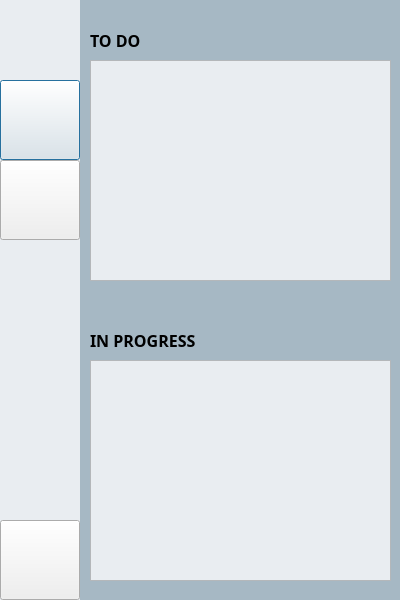
<?xml version="1.0" encoding="UTF-8"?>
<ui version="4.0">
 <class>Dialog</class>
 <widget class="QDialog" name="Dialog">
  <property name="geometry">
   <rect>
    <x>0</x>
    <y>0</y>
    <width>400</width>
    <height>600</height>
   </rect>
  </property>
  <property name="windowTitle">
   <string>Dialog</string>
  </property>
  <widget class="QLabel" name="label">
   <property name="geometry">
    <rect>
     <x>0</x>
     <y>0</y>
     <width>400</width>
     <height>600</height>
    </rect>
   </property>
   <property name="styleSheet">
    <string notr="true">background-color: rgb(166, 184, 196)</string>
   </property>
   <property name="text">
    <string/>
   </property>
  </widget>
  <widget class="QLabel" name="label_2">
   <property name="geometry">
    <rect>
     <x>0</x>
     <y>0</y>
     <width>80</width>
     <height>600</height>
    </rect>
   </property>
   <property name="styleSheet">
    <string notr="true">background-color: rgb(233, 237, 241);</string>
   </property>
   <property name="text">
    <string/>
   </property>
  </widget>
  <widget class="QLabel" name="imageLabel">
   <property name="geometry">
    <rect>
     <x>0</x>
     <y>0</y>
     <width>80</width>
     <height>80</height>
    </rect>
   </property>
   <property name="text">
    <string/>
   </property>
  </widget>
  <widget class="QPushButton" name="additemButton">
   <property name="geometry">
    <rect>
     <x>0</x>
     <y>80</y>
     <width>80</width>
     <height>80</height>
    </rect>
   </property>
   <property name="styleSheet">
    <string notr="true">border-image: url(:/newPrefix/plusicon.png);
</string>
   </property>
   <property name="text">
    <string/>
   </property>
  </widget>
  <widget class="QPushButton" name="deleteitemButton">
   <property name="geometry">
    <rect>
     <x>0</x>
     <y>160</y>
     <width>80</width>
     <height>80</height>
    </rect>
   </property>
   <property name="styleSheet">
    <string notr="true">border-image: url(:/newPrefix/minusicon.png);</string>
   </property>
   <property name="text">
    <string/>
   </property>
  </widget>
  <widget class="QPushButton" name="turnoffButton">
   <property name="geometry">
    <rect>
     <x>0</x>
     <y>520</y>
     <width>80</width>
     <height>80</height>
    </rect>
   </property>
   <property name="styleSheet">
    <string notr="true">border-image: url(:/newPrefix/power.png);
</string>
   </property>
   <property name="text">
    <string/>
   </property>
  </widget>
  <widget class="QLabel" name="label_3">
   <property name="geometry">
    <rect>
     <x>90</x>
     <y>10</y>
     <width>121</width>
     <height>61</height>
    </rect>
   </property>
   <property name="font">
    <font>
     <family>나눔고딕 ExtraBold</family>
     <pointsize>12</pointsize>
     <weight>75</weight>
     <bold>true</bold>
    </font>
   </property>
   <property name="text">
    <string>TO DO</string>
   </property>
  </widget>
  <widget class="QLabel" name="label_4">
   <property name="geometry">
    <rect>
     <x>90</x>
     <y>320</y>
     <width>121</width>
     <height>41</height>
    </rect>
   </property>
   <property name="font">
    <font>
     <family>나눔고딕 ExtraBold</family>
     <pointsize>12</pointsize>
     <weight>75</weight>
     <bold>true</bold>
    </font>
   </property>
   <property name="styleSheet">
    <string notr="true">color: rgb(0, 0, 0);</string>
   </property>
   <property name="text">
    <string>IN PROGRESS</string>
   </property>
  </widget>
  <widget class="QListWidget" name="todoListWidget">
   <property name="geometry">
    <rect>
     <x>90</x>
     <y>60</y>
     <width>301</width>
     <height>221</height>
    </rect>
   </property>
   <property name="styleSheet">
    <string notr="true">background-color: rgb(233, 237, 241);</string>
   </property>
  </widget>
  <widget class="QListWidget" name="inprogressListWidget">
   <property name="geometry">
    <rect>
     <x>90</x>
     <y>360</y>
     <width>301</width>
     <height>221</height>
    </rect>
   </property>
   <property name="styleSheet">
    <string notr="true">background-color: rgb(233, 237, 241);</string>
   </property>
  </widget>
 </widget>
 <tabstops>
  <tabstop>todoListWidget</tabstop>
  <tabstop>inprogressListWidget</tabstop>
  <tabstop>additemButton</tabstop>
  <tabstop>deleteitemButton</tabstop>
  <tabstop>turnoffButton</tabstop>
 </tabstops>
 <resources/>
 <connections/>
</ui>
